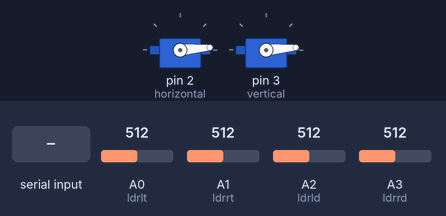
A sketch run on a simulated Arduino Uno, built with avr-gcc and run on an emulated ATmega328P. On the bench: 2 × servo. Inputs (shaded band) come from the test bench; at power-on: A0 (ldrlt) = 512, A1 (ldrrt) = 512, A2 (ldrld) = 512, A3 (ldrrd) = 512. What the sketch prints to the serial monitor is not drawn.

Above: at 0.01 s.
At 17.0 s:
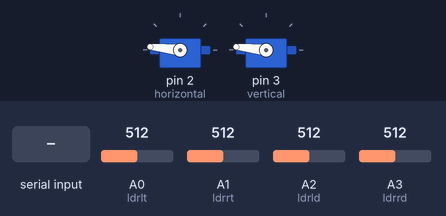
At 19.2 s:
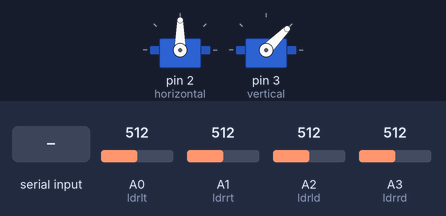
19.3 s: "R" received over Serial
Timing chart, 0 to 22.3 s (numbered marks = the images above; inputs shaded):
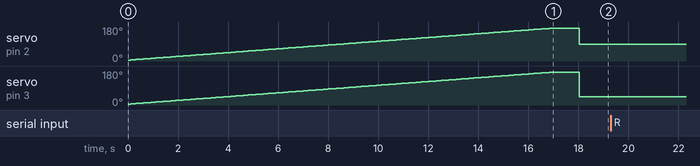

Measured:
- after the input at 19.3 s, every drawn part: stays the same
- by itself, servo on pin 2 (horizontal): rises from 5° to 174° in 16.8 s, then falls to 90° in 1.1 s
- by itself, servo on pin 3 (vertical): rises from 5° to 174° in 16.8 s, then falls to 45° in 1.1 s

The sketch:

servoard.ino
```cpp
#include <Servo.h>

Servo horizontal;
Servo vertical;

int servohori = 90;
int servovert = 45;

int tol = 0;
const int erreur = 30;

// Pins LDR
const int ldrld = A2;
const int ldrrd = A3;
const int ldrlt = A0;
const int ldrrt = A1;

int filteredLight = 0;

void setup() {
  Serial.begin(9600);          // ESP8266
  horizontal.attach(2);
  vertical.attach(3);
  horizontal.write(servohori);
  vertical.write(servovert);

  // --- Calibration ---
  unsigned long startTime = millis();
  long sumLight = 0;
  int count = 0;

  while (millis() - startTime < 15000) {
    int lt = analogRead(ldrlt);
    int rt = analogRead(ldrrt);
    int ld = analogRead(ldrld);
    int rd = analogRead(ldrrd);

    int total = (lt + rt + ld + rd) / 4;

    for ( int i = 5 ; i < 175 ; i++ ) {
      horizontal.write(i);
      vertical.write(i);
      delay(100);
    }

    sumLight += total;
    count++;
    delay(5);
  }

  tol = sumLight / count;
  delay(1000);
}

void loop() {

  int lt = analogRead(ldrlt);
  int rt = analogRead(ldrrt);
  int ld = analogRead(ldrld);
  int rd = analogRead(ldrrd);

  int avt = (lt + rt) / 2;
  int avd = (ld + rd) / 2;
  int avl = (lt + ld) / 2;
  int avr = (rt + rd) / 2;

  int dvert = avt - avd;
  int dhoriz = avl - avr;


  int totalLight = (lt + rt + ld + rd) / 4;

  const int dtime = 30;
  const int speedStep = 1;

  filteredLight = (filteredLight * 0.7) + (totalLight * 0.3);

  //  Retour faible lumière
  if (filteredLight < tol + erreur) {

    if (servohori < 90) servohori++;
    else if (servohori > 90) servohori--;
    horizontal.write(servohori);

    if (servovert < 45) servovert++;
    else if (servovert > 45) servovert--;
    vertical.write(servovert);

    delay(15);
  }

  else {

    if (abs(dvert) > (tol / 2)) {
      if (avt > avd) servovert = min(servovert + speedStep, 180);
      else           servovert = max(servovert - speedStep, 0);
      vertical.write(servovert);
    }

    if (abs(dhoriz) > (tol / 2)) {
      if (avl > avr) servohori = max(servohori - speedStep, 0);
      else           servohori = min(servohori + speedStep, 180);
      horizontal.write(servohori);
    }
  }
  if (Serial.available()) {
    char c = Serial.read();
    if (c == 'R') { // ESP
      Serial.print("<A>,");
      Serial.print(servohori);
      Serial.print(",");
      Serial.print(servovert);
      Serial.print(",");
      Serial.print(dvert);
      Serial.print(",");
      Serial.println(dhoriz);
    }
  }
  delay(dtime);
}
```
